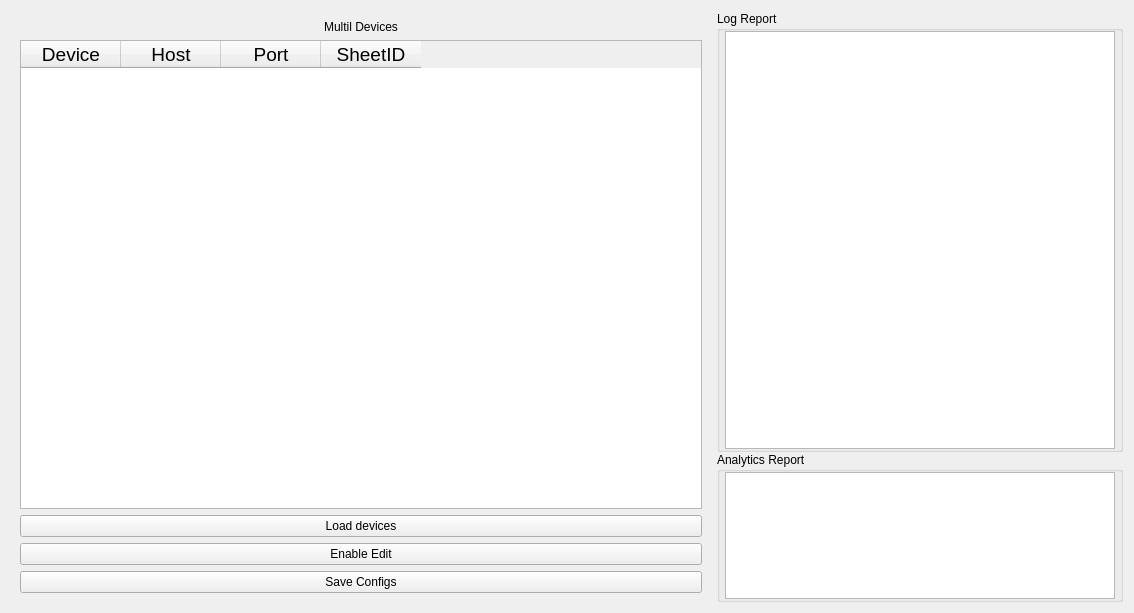
<?xml version="1.0" encoding="UTF-8"?>
<ui version="4.0">
 <class>ConfigsInterface</class>
 <widget class="QFrame" name="ConfigsInterface">
  <property name="geometry">
   <rect>
    <x>0</x>
    <y>0</y>
    <width>1134</width>
    <height>613</height>
   </rect>
  </property>
  <property name="windowTitle">
   <string>Frame</string>
  </property>
  <layout class="QGridLayout" name="gridLayout">
   <item row="0" column="0">
    <widget class="QWidget" name="widget_2" native="true">
     <property name="minimumSize">
      <size>
       <width>700</width>
       <height>0</height>
      </size>
     </property>
     <property name="maximumSize">
      <size>
       <width>700</width>
       <height>16777215</height>
      </size>
     </property>
     <layout class="QVBoxLayout" name="verticalLayout">
      <property name="spacing">
       <number>0</number>
      </property>
      <property name="leftMargin">
       <number>0</number>
      </property>
      <property name="topMargin">
       <number>0</number>
      </property>
      <property name="rightMargin">
       <number>0</number>
      </property>
      <property name="bottomMargin">
       <number>0</number>
      </property>
      <item>
       <widget class="CardWidget" name="CardWidget">
        <layout class="QVBoxLayout" name="verticalLayout_2">
         <item>
          <widget class="BodyLabel" name="BodyLabel">
           <property name="text">
            <string>Multil Devices</string>
           </property>
           <property name="alignment">
            <set>Qt::AlignCenter</set>
           </property>
          </widget>
         </item>
         <item>
          <widget class="TableWidget" name="TableWidgetDevices">
           <property name="font">
            <font>
             <pointsize>14</pointsize>
            </font>
           </property>
           <attribute name="horizontalHeaderVisible">
            <bool>true</bool>
           </attribute>
           <attribute name="verticalHeaderVisible">
            <bool>true</bool>
           </attribute>
           <column>
            <property name="text">
             <string>Device</string>
            </property>
           </column>
           <column>
            <property name="text">
             <string>Host</string>
            </property>
           </column>
           <column>
            <property name="text">
             <string>Port</string>
            </property>
           </column>
           <column>
            <property name="text">
             <string>SheetID</string>
            </property>
           </column>
          </widget>
         </item>
         <item>
          <widget class="PushButton" name="btnLoadDevice">
           <property name="text">
            <string>Load devices</string>
           </property>
          </widget>
         </item>
         <item>
          <widget class="PushButton" name="btnEnableEdit">
           <property name="text">
            <string>Enable Edit</string>
           </property>
          </widget>
         </item>
         <item>
          <widget class="PrimaryPushButton" name="btnSaveConfigs">
           <property name="text">
            <string>Save Configs</string>
           </property>
          </widget>
         </item>
        </layout>
       </widget>
      </item>
     </layout>
    </widget>
   </item>
   <item row="0" column="1">
    <widget class="QWidget" name="widget_3" native="true">
     <layout class="QVBoxLayout" name="verticalLayout_4">
      <property name="spacing">
       <number>0</number>
      </property>
      <property name="leftMargin">
       <number>0</number>
      </property>
      <property name="topMargin">
       <number>0</number>
      </property>
      <property name="rightMargin">
       <number>0</number>
      </property>
      <property name="bottomMargin">
       <number>0</number>
      </property>
      <item>
       <widget class="CardWidget" name="CardWidget_3">
        <layout class="QVBoxLayout" name="verticalLayout_5">
         <property name="spacing">
          <number>0</number>
         </property>
         <property name="leftMargin">
          <number>0</number>
         </property>
         <property name="topMargin">
          <number>0</number>
         </property>
         <property name="rightMargin">
          <number>0</number>
         </property>
         <property name="bottomMargin">
          <number>0</number>
         </property>
         <item>
          <widget class="QGroupBox" name="groupBox_2">
           <property name="title">
            <string>Log Report</string>
           </property>
           <layout class="QVBoxLayout" name="verticalLayout_3">
            <property name="spacing">
             <number>0</number>
            </property>
            <property name="leftMargin">
             <number>5</number>
            </property>
            <property name="topMargin">
             <number>0</number>
            </property>
            <property name="rightMargin">
             <number>5</number>
            </property>
            <property name="bottomMargin">
             <number>0</number>
            </property>
            <item>
             <widget class="TextEdit" name="txtLogs">
              <property name="font">
               <font>
                <pointsize>8</pointsize>
                <weight>50</weight>
                <bold>false</bold>
               </font>
              </property>
              <property name="html">
               <string>&lt;!DOCTYPE HTML PUBLIC &quot;-//W3C//DTD HTML 4.0//EN&quot; &quot;http://www.w3.org/TR/REC-html40/strict.dtd&quot;&gt;
&lt;html&gt;&lt;head&gt;&lt;meta name=&quot;qrichtext&quot; content=&quot;1&quot; /&gt;&lt;style type=&quot;text/css&quot;&gt;
p, li { white-space: pre-wrap; }
&lt;/style&gt;&lt;/head&gt;&lt;body style=&quot; font-family:'MS Shell Dlg 2'; font-size:8pt; font-weight:400; font-style:normal;&quot;&gt;
&lt;p style=&quot;-qt-paragraph-type:empty; margin-top:0px; margin-bottom:0px; margin-left:0px; margin-right:0px; -qt-block-indent:0; text-indent:0px; font-family:'Segoe UI','Microsoft YaHei','PingFang SC','MS Shell Dlg 2'; font-size:6pt;&quot;&gt;&lt;br /&gt;&lt;/p&gt;&lt;/body&gt;&lt;/html&gt;</string>
              </property>
             </widget>
            </item>
           </layout>
          </widget>
         </item>
         <item>
          <widget class="QGroupBox" name="groupBox">
           <property name="minimumSize">
            <size>
             <width>0</width>
             <height>150</height>
            </size>
           </property>
           <property name="maximumSize">
            <size>
             <width>16777215</width>
             <height>150</height>
            </size>
           </property>
           <property name="title">
            <string>Analytics Report</string>
           </property>
           <layout class="QHBoxLayout" name="horizontalLayout">
            <property name="spacing">
             <number>0</number>
            </property>
            <property name="leftMargin">
             <number>5</number>
            </property>
            <property name="topMargin">
             <number>0</number>
            </property>
            <property name="rightMargin">
             <number>5</number>
            </property>
            <property name="bottomMargin">
             <number>0</number>
            </property>
            <item>
             <widget class="PlainTextEdit" name="txtAnalyticsReport"/>
            </item>
           </layout>
          </widget>
         </item>
        </layout>
       </widget>
      </item>
     </layout>
    </widget>
   </item>
  </layout>
 </widget>
 <customwidgets>
  <customwidget>
   <class>PushButton</class>
   <extends>QPushButton</extends>
   <header>qfluentwidgets</header>
  </customwidget>
  <customwidget>
   <class>PrimaryPushButton</class>
   <extends>PushButton</extends>
   <header>qfluentwidgets</header>
  </customwidget>
  <customwidget>
   <class>CardWidget</class>
   <extends>QFrame</extends>
   <header>qfluentwidgets</header>
   <container>1</container>
  </customwidget>
  <customwidget>
   <class>BodyLabel</class>
   <extends>QLabel</extends>
   <header>qfluentwidgets</header>
  </customwidget>
  <customwidget>
   <class>TextEdit</class>
   <extends>QTextEdit</extends>
   <header>qfluentwidgets</header>
  </customwidget>
  <customwidget>
   <class>PlainTextEdit</class>
   <extends>QPlainTextEdit</extends>
   <header>qfluentwidgets</header>
  </customwidget>
  <customwidget>
   <class>TableWidget</class>
   <extends>QTableWidget</extends>
   <header>qfluentwidgets</header>
  </customwidget>
 </customwidgets>
 <resources/>
 <connections/>
</ui>
